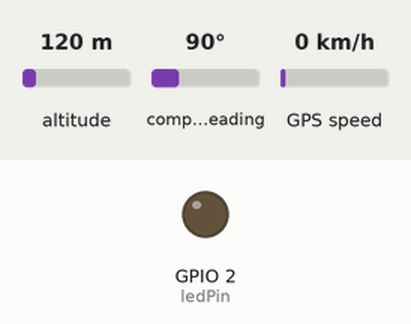
Simulated run of this sketch. Board: ESP32. Parts: output pins drawn as LEDs (lit = HIGH). Inputs (shaded band) come from the test bench; at power-on: altitude 120 m, compass heading 90°, GPS speed 0 km/h. WiFi joins after 1.5 s; servers stay silent unless stated; the GPS gets a fix after 3 s at 37.7749, -122.4194 with 8 satellites; what the sketch prints to the serial monitor is not drawn.

Above: at 4.1 s.
Timing chart, 0 to 6.6 s (numbered marks = the images above):
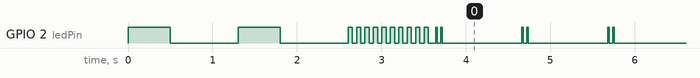

The sketch:

firebase.ino
```cpp
#include <WiFi.h>
#include <FirebaseESP32.h>
#include <SoftwareSerial.h>

#include <TinyGPS++.h>
float lat , lon ; // create variable for latitude and longitude object

TinyGPSPlus gps;
SoftwareSerial ss(19, 18);


#define FIREBASE_HOST "https://horus-univ-default-rtdb.firebaseio.com/"
#define FIREBASE_AUTH "oAo2mFUlS2NCuYJB7wlutMD3eM8aD0lZSxWQXpFO"
#define WIFI_SSID "Elshafee"
#define WIFI_PASSWORD "ahmad123*"


//Define FirebaseESP32 data object
FirebaseData firebaseData;
FirebaseJson json;
int Vresistor = A0;
int Vrdata = 0;

const int ledPin = 2;

void setup()
{
  pinMode (ledPin, OUTPUT);

  ss.begin(9600);

  Serial.begin(115200);

  pinMode(Vresistor, INPUT);


  WiFi.begin(WIFI_SSID, WIFI_PASSWORD);
  Serial.print("Connecting to Wi-Fi");
  while (WiFi.status() != WL_CONNECTED)
  {
    digitalWrite (ledPin, HIGH);

    delay(500);

    digitalWrite (ledPin, LOW);

    delay(500);

    Serial.print(".");
    delay(300);
  }
  Serial.println();
  Serial.print("Connected with IP: ");
  Serial.println(WiFi.localIP());
  Serial.println();

  Firebase.begin(FIREBASE_HOST, FIREBASE_AUTH);
  Firebase.reconnectWiFi(true);

  //Set database read timeout to 1 minute (max 15 minutes)
  Firebase.setReadTimeout(firebaseData, 1000 * 60);
  //tiny, small, medium, large and unlimited.
  //Size and its write timeout e.g. tiny (1s), small (10s), medium (30s) and large (60s).
  Firebase.setwriteSizeLimit(firebaseData, "tiny");

  /*
    This option allows get and delete functions (PUT and DELETE HTTP requests) works for device connected behind the
    Firewall that allows only GET and POST requests.

    Firebase.enableClassicRequest(firebaseData, true);
  */
  Serial.println("------------------------------------");
  Serial.println("Connected...");
  for (int i = 0; i < 10; i++) {
    digitalWrite (ledPin, HIGH);
    delay(50);
    digitalWrite (ledPin, LOW);
    delay(50);
  }


}

void loop()
{

  while (ss.available() > 0) {
    gps.encode(ss.read());
    if (gps.location.isUpdated()) {
      Serial.print("Latitude= ");
      Serial.print(gps.location.lat(), 6);
      Serial.print(" Longitude= ");
      Serial.println(gps.location.lng(), 6);
      json.set("/lon", gps.location.lng());
      json.set("/lat", gps.location.lat());
      json.set("/speed", gps.speed.kmph());

      Serial.println(gps.speed.kmph());
      Serial.println(gps.altitude.meters());
      Serial.println(gps.location.rawLng().deg); // Raw longitude in whole degrees

      digitalWrite (ledPin, HIGH);
      delay(20);
      digitalWrite (ledPin, LOW);
    }
    Serial.println(gps.speed.kmph());


  }
  Firebase.updateNode(firebaseData, "/location", json);

}
```
